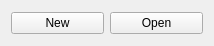
<?xml version="1.0" encoding="UTF-8"?>
<ui version="4.0">
 <class>MainWindow</class>
 <widget class="QMainWindow" name="MainWindow">
  <property name="geometry">
   <rect>
    <x>0</x>
    <y>0</y>
    <width>214</width>
    <height>46</height>
   </rect>
  </property>
  <property name="maximumSize">
   <size>
    <width>214</width>
    <height>68</height>
   </size>
  </property>
  <property name="windowTitle">
   <string>MapCreator</string>
  </property>
  <widget class="QWidget" name="centralWidget">
   <layout class="QGridLayout" name="gridLayout">
    <item row="0" column="0">
     <widget class="QPushButton" name="new_map">
      <property name="text">
       <string>New</string>
      </property>
     </widget>
    </item>
    <item row="0" column="1">
     <widget class="QPushButton" name="open_map">
      <property name="text">
       <string>Open</string>
      </property>
     </widget>
    </item>
   </layout>
  </widget>
 </widget>
 <layoutdefault spacing="6" margin="11"/>
 <resources/>
 <connections/>
</ui>
